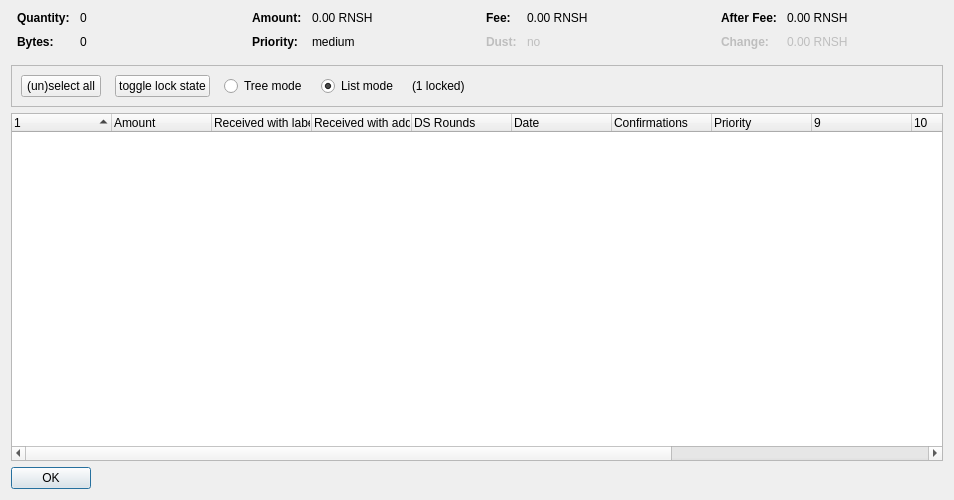
<?xml version="1.0" encoding="UTF-8"?>
<ui version="4.0">
 <class>CoinControlDialog</class>
 <widget class="QDialog" name="CoinControlDialog">
  <property name="geometry">
   <rect>
    <x>0</x>
    <y>0</y>
    <width>954</width>
    <height>500</height>
   </rect>
  </property>
  <property name="windowTitle">
   <string>Coin Selection</string>
  </property>
  <layout class="QVBoxLayout" name="verticalLayout">
   <item>
    <layout class="QHBoxLayout" name="horizontalLayoutTop" stretch="0,0,0,0">
     <property name="topMargin">
      <number>0</number>
     </property>
     <property name="bottomMargin">
      <number>10</number>
     </property>
     <item>
      <layout class="QFormLayout" name="formLayoutCoinControl1">
       <property name="horizontalSpacing">
        <number>10</number>
       </property>
       <property name="verticalSpacing">
        <number>10</number>
       </property>
       <property name="leftMargin">
        <number>6</number>
       </property>
       <property name="rightMargin">
        <number>6</number>
       </property>
       <item row="0" column="0">
        <widget class="QLabel" name="labelCoinControlQuantityText">
         <property name="font">
          <font>
           <weight>75</weight>
           <bold>true</bold>
          </font>
         </property>
         <property name="text">
          <string>Quantity:</string>
         </property>
        </widget>
       </item>
       <item row="0" column="1">
        <widget class="QLabel" name="labelCoinControlQuantity">
         <property name="cursor">
          <cursorShape>IBeamCursor</cursorShape>
         </property>
         <property name="contextMenuPolicy">
          <enum>Qt::ActionsContextMenu</enum>
         </property>
         <property name="text">
          <string notr="true">0</string>
         </property>
         <property name="textInteractionFlags">
          <set>Qt::LinksAccessibleByMouse|Qt::TextSelectableByKeyboard|Qt::TextSelectableByMouse</set>
         </property>
        </widget>
       </item>
       <item row="1" column="0">
        <widget class="QLabel" name="labelCoinControlBytesText">
         <property name="font">
          <font>
           <weight>75</weight>
           <bold>true</bold>
          </font>
         </property>
         <property name="text">
          <string>Bytes:</string>
         </property>
        </widget>
       </item>
       <item row="1" column="1">
        <widget class="QLabel" name="labelCoinControlBytes">
         <property name="cursor">
          <cursorShape>IBeamCursor</cursorShape>
         </property>
         <property name="contextMenuPolicy">
          <enum>Qt::ActionsContextMenu</enum>
         </property>
         <property name="text">
          <string notr="true">0</string>
         </property>
         <property name="textInteractionFlags">
          <set>Qt::LinksAccessibleByMouse|Qt::TextSelectableByKeyboard|Qt::TextSelectableByMouse</set>
         </property>
        </widget>
       </item>
      </layout>
     </item>
     <item>
      <layout class="QFormLayout" name="formLayoutCoinControl2">
       <property name="horizontalSpacing">
        <number>10</number>
       </property>
       <property name="verticalSpacing">
        <number>10</number>
       </property>
       <property name="leftMargin">
        <number>6</number>
       </property>
       <property name="rightMargin">
        <number>6</number>
       </property>
       <item row="0" column="0">
        <widget class="QLabel" name="labelCoinControlAmountText">
         <property name="font">
          <font>
           <weight>75</weight>
           <bold>true</bold>
          </font>
         </property>
         <property name="text">
          <string>Amount:</string>
         </property>
        </widget>
       </item>
       <item row="0" column="1">
        <widget class="QLabel" name="labelCoinControlAmount">
         <property name="cursor">
          <cursorShape>IBeamCursor</cursorShape>
         </property>
         <property name="contextMenuPolicy">
          <enum>Qt::ActionsContextMenu</enum>
         </property>
         <property name="text">
          <string notr="true">0.00 RNSH</string>
         </property>
         <property name="textInteractionFlags">
          <set>Qt::LinksAccessibleByMouse|Qt::TextSelectableByKeyboard|Qt::TextSelectableByMouse</set>
         </property>
        </widget>
       </item>
       <item row="1" column="0">
        <widget class="QLabel" name="labelCoinControlPriorityText">
         <property name="font">
          <font>
           <weight>75</weight>
           <bold>true</bold>
          </font>
         </property>
         <property name="text">
          <string>Priority:</string>
         </property>
        </widget>
       </item>
       <item row="1" column="1">
        <widget class="QLabel" name="labelCoinControlPriority">
         <property name="cursor">
          <cursorShape>IBeamCursor</cursorShape>
         </property>
         <property name="contextMenuPolicy">
          <enum>Qt::ActionsContextMenu</enum>
         </property>
         <property name="text">
          <string>medium</string>
         </property>
         <property name="textInteractionFlags">
          <set>Qt::LinksAccessibleByMouse|Qt::TextSelectableByKeyboard|Qt::TextSelectableByMouse</set>
         </property>
        </widget>
       </item>
      </layout>
     </item>
     <item>
      <layout class="QFormLayout" name="formLayoutCoinControl3">
       <property name="horizontalSpacing">
        <number>10</number>
       </property>
       <property name="verticalSpacing">
        <number>10</number>
       </property>
       <property name="leftMargin">
        <number>6</number>
       </property>
       <property name="rightMargin">
        <number>6</number>
       </property>
       <item row="0" column="0">
        <widget class="QLabel" name="labelCoinControlFeeText">
         <property name="font">
          <font>
           <weight>75</weight>
           <bold>true</bold>
          </font>
         </property>
         <property name="text">
          <string>Fee:</string>
         </property>
        </widget>
       </item>
       <item row="0" column="1">
        <widget class="QLabel" name="labelCoinControlFee">
         <property name="cursor">
          <cursorShape>IBeamCursor</cursorShape>
         </property>
         <property name="contextMenuPolicy">
          <enum>Qt::ActionsContextMenu</enum>
         </property>
         <property name="text">
          <string notr="true">0.00 RNSH</string>
         </property>
         <property name="textInteractionFlags">
          <set>Qt::LinksAccessibleByMouse|Qt::TextSelectableByKeyboard|Qt::TextSelectableByMouse</set>
         </property>
        </widget>
       </item>
       <item row="1" column="0">
        <widget class="QLabel" name="labelCoinControlLowOutputText">
         <property name="enabled">
          <bool>false</bool>
         </property>
         <property name="font">
          <font>
           <weight>75</weight>
           <bold>true</bold>
          </font>
         </property>
         <property name="text">
          <string>Dust:</string>
         </property>
        </widget>
       </item>
       <item row="1" column="1">
        <widget class="QLabel" name="labelCoinControlLowOutput">
         <property name="enabled">
          <bool>false</bool>
         </property>
         <property name="cursor">
          <cursorShape>IBeamCursor</cursorShape>
         </property>
         <property name="contextMenuPolicy">
          <enum>Qt::ActionsContextMenu</enum>
         </property>
         <property name="text">
          <string>no</string>
         </property>
         <property name="textInteractionFlags">
          <set>Qt::LinksAccessibleByMouse|Qt::TextSelectableByKeyboard|Qt::TextSelectableByMouse</set>
         </property>
        </widget>
       </item>
      </layout>
     </item>
     <item>
      <layout class="QFormLayout" name="formLayoutCoinControl4">
       <property name="horizontalSpacing">
        <number>10</number>
       </property>
       <property name="verticalSpacing">
        <number>10</number>
       </property>
       <property name="leftMargin">
        <number>6</number>
       </property>
       <property name="rightMargin">
        <number>6</number>
       </property>
       <item row="0" column="0">
        <widget class="QLabel" name="labelCoinControlAfterFeeText">
         <property name="font">
          <font>
           <weight>75</weight>
           <bold>true</bold>
          </font>
         </property>
         <property name="text">
          <string>After Fee:</string>
         </property>
        </widget>
       </item>
       <item row="0" column="1">
        <widget class="QLabel" name="labelCoinControlAfterFee">
         <property name="cursor">
          <cursorShape>IBeamCursor</cursorShape>
         </property>
         <property name="contextMenuPolicy">
          <enum>Qt::ActionsContextMenu</enum>
         </property>
         <property name="text">
          <string notr="true">0.00 RNSH</string>
         </property>
         <property name="textInteractionFlags">
          <set>Qt::LinksAccessibleByMouse|Qt::TextSelectableByKeyboard|Qt::TextSelectableByMouse</set>
         </property>
        </widget>
       </item>
       <item row="1" column="0">
        <widget class="QLabel" name="labelCoinControlChangeText">
         <property name="enabled">
          <bool>false</bool>
         </property>
         <property name="font">
          <font>
           <weight>75</weight>
           <bold>true</bold>
          </font>
         </property>
         <property name="text">
          <string>Change:</string>
         </property>
        </widget>
       </item>
       <item row="1" column="1">
        <widget class="QLabel" name="labelCoinControlChange">
         <property name="enabled">
          <bool>false</bool>
         </property>
         <property name="cursor">
          <cursorShape>IBeamCursor</cursorShape>
         </property>
         <property name="contextMenuPolicy">
          <enum>Qt::ActionsContextMenu</enum>
         </property>
         <property name="text">
          <string notr="true">0.00 RNSH</string>
         </property>
         <property name="textInteractionFlags">
          <set>Qt::LinksAccessibleByMouse|Qt::TextSelectableByKeyboard|Qt::TextSelectableByMouse</set>
         </property>
        </widget>
       </item>
      </layout>
     </item>
    </layout>
   </item>
   <item>
    <widget class="QFrame" name="frame">
     <property name="minimumSize">
      <size>
       <width>0</width>
       <height>40</height>
      </size>
     </property>
     <property name="frameShape">
      <enum>QFrame::StyledPanel</enum>
     </property>
     <property name="frameShadow">
      <enum>QFrame::Sunken</enum>
     </property>
     <layout class="QHBoxLayout" name="horizontalLayout">
      <item>
       <layout class="QHBoxLayout" name="horizontalLayoutPanel" stretch="0,0,0,0,0,0">
        <property name="spacing">
         <number>14</number>
        </property>
        <item>
         <widget class="QPushButton" name="pushButtonSelectAll">
          <property name="sizePolicy">
           <sizepolicy hsizetype="Maximum" vsizetype="Fixed">
            <horstretch>0</horstretch>
            <verstretch>0</verstretch>
           </sizepolicy>
          </property>
          <property name="text">
           <string>(un)select all</string>
          </property>
          <property name="autoDefault">
           <bool>false</bool>
          </property>
         </widget>
        </item>
        <item>
         <widget class="QPushButton" name="pushButtonToggleLock">
          <property name="sizePolicy">
           <sizepolicy hsizetype="Maximum" vsizetype="Fixed">
            <horstretch>0</horstretch>
            <verstretch>0</verstretch>
           </sizepolicy>
          </property>
          <property name="text">
           <string>toggle lock state</string>
          </property>
          <property name="autoDefault">
           <bool>false</bool>
          </property>
         </widget>
        </item>
        <item>
         <widget class="QRadioButton" name="radioTreeMode">
          <property name="sizePolicy">
           <sizepolicy hsizetype="Maximum" vsizetype="Fixed">
            <horstretch>0</horstretch>
            <verstretch>0</verstretch>
           </sizepolicy>
          </property>
          <property name="text">
           <string>Tree mode</string>
          </property>
         </widget>
        </item>
        <item>
         <widget class="QRadioButton" name="radioListMode">
          <property name="sizePolicy">
           <sizepolicy hsizetype="Maximum" vsizetype="Fixed">
            <horstretch>0</horstretch>
            <verstretch>0</verstretch>
           </sizepolicy>
          </property>
          <property name="text">
           <string>List mode</string>
          </property>
          <property name="checked">
           <bool>true</bool>
          </property>
         </widget>
        </item>
        <item>
         <widget class="QLabel" name="labelLocked">
          <property name="text">
           <string>(1 locked)</string>
          </property>
         </widget>
        </item>
        <item>
         <spacer name="horizontalSpacer">
          <property name="orientation">
           <enum>Qt::Horizontal</enum>
          </property>
          <property name="sizeHint" stdset="0">
           <size>
            <width>40</width>
            <height>20</height>
           </size>
          </property>
         </spacer>
        </item>
       </layout>
      </item>
     </layout>
    </widget>
   </item>
   <item>
    <widget class="CoinControlTreeWidget" name="treeWidget">
     <property name="contextMenuPolicy">
      <enum>Qt::CustomContextMenu</enum>
     </property>
     <property name="sortingEnabled">
      <bool>false</bool>
     </property>
     <property name="columnCount">
      <number>13</number>
     </property>
     <attribute name="headerShowSortIndicator" stdset="0">
      <bool>true</bool>
     </attribute>
     <attribute name="headerStretchLastSection">
      <bool>false</bool>
     </attribute>
     <column>
      <property name="text">
       <string/>
      </property>
     </column>
     <column>
      <property name="text">
       <string>Amount</string>
      </property>
     </column>
     <column>
      <property name="text">
       <string>Received with label</string>
      </property>
     </column>
     <column>
      <property name="text">
       <string>Received with address</string>
      </property>
     </column>
     <column>
      <property name="text">
       <string>DS Rounds</string>
      </property>
     </column>
     <column>
      <property name="text">
       <string>Date</string>
      </property>
     </column>
     <column>
      <property name="text">
       <string>Confirmations</string>
      </property>
      <property name="toolTip">
       <string>Confirmed</string>
      </property>
     </column>
     <column>
      <property name="text">
       <string>Priority</string>
      </property>
     </column>
     <column>
      <property name="text">
       <string/>
      </property>
     </column>
     <column>
      <property name="text">
       <string/>
      </property>
     </column>
     <column>
      <property name="text">
       <string/>
      </property>
     </column>
     <column>
      <property name="text">
       <string/>
      </property>
     </column>
     <column>
      <property name="text">
       <string/>
      </property>
     </column>
    </widget>
   </item>
   <item>
    <widget class="QDialogButtonBox" name="buttonBox">
     <property name="sizePolicy">
      <sizepolicy hsizetype="Maximum" vsizetype="Fixed">
       <horstretch>0</horstretch>
       <verstretch>0</verstretch>
      </sizepolicy>
     </property>
     <property name="orientation">
      <enum>Qt::Horizontal</enum>
     </property>
     <property name="standardButtons">
      <set>QDialogButtonBox::Ok</set>
     </property>
    </widget>
   </item>
  </layout>
 </widget>
 <customwidgets>
  <customwidget>
   <class>CoinControlTreeWidget</class>
   <extends>QTreeWidget</extends>
   <header>coincontroltreewidget.h</header>
  </customwidget>
 </customwidgets>
 <resources/>
 <connections/>
</ui>
